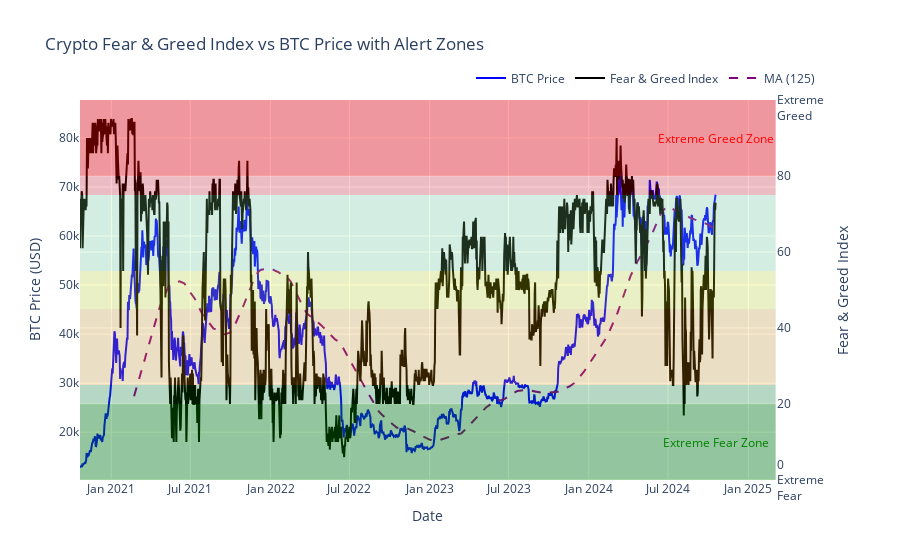

Write notebook code for a chart like this one.
### Code cell
fig = plot_data_with_fear_greed_alerts(merged_bitcoin_fg_df, "BTC")
fig.show()

### Figure 1 — Plotly figure (JSON) as saved in the notebook; plotly's stock layout.template omitted (floating-point values rounded to 4 significant figures; data arrays with more than 128 entries replaced by an {"elided": "..."} marker saying what was removed)
{"data": [{"line": {"color": "blue"}, "name": "BTC Price", "type": "scatter", "x": {"elided": "1459 str values"}, "xaxis": "x", "y": {"elided": "1459 float values"}, "yaxis": "y"}, {"line": {"color": "black", "width": 2}, "name": "Fear & Greed Index", "type": "scatter", "x": {"elided": "1459 str values"}, "xaxis": "x", "y": {"elided": "1459 int values"}, "yaxis": "y2"}, {"line": {"color": "purple", "dash": "dash", "width": 2}, "name": "MA (125)", "type": "scatter", "x": {"elided": "1459 str values"}, "xaxis": "x", "y": {"elided": "1459 float values"}, "yaxis": "y"}], "layout": {"annotations": [{"font": {"color": "green"}, "showarrow": false, "text": "Extreme Fear Zone", "x": "2024-10-18T00:00:00", "y": 10, "yref": "y2"}, {"font": {"color": "red"}, "showarrow": false, "text": "Extreme Greed Zone", "x": "2024-10-18T00:00:00", "y": 90, "yref": "y2"}], "hovermode": "x unified", "legend": {"orientation": "h", "x": 1, "xanchor": "right", "y": 1.02, "yanchor": "bottom"}, "shapes": [{"fillcolor": "green", "line": {"width": 0}, "opacity": 0.2, "type": "rect", "x0": 0, "x1": 1, "xref": "x domain", "y0": 0, "y1": 25, "yref": "y2"}, {"fillcolor": "orange", "line": {"width": 0}, "opacity": 0.2, "type": "rect", "x0": 0, "x1": 1, "xref": "x domain", "y0": 25, "y1": 45, "yref": "y2"}, {"fillcolor": "yellow", "line": {"width": 0}, "opacity": 0.2, "type": "rect", "x0": 0, "x1": 1, "xref": "x domain", "y0": 45, "y1": 55, "yref": "y2"}, {"fillcolor": "lightgreen", "line": {"width": 0}, "opacity": 0.2, "type": "rect", "x0": 0, "x1": 1, "xref": "x domain", "y0": 55, "y1": 75, "yref": "y2"}, {"fillcolor": "red", "line": {"width": 0}, "opacity": 0.2, "type": "rect", "x0": 0, "x1": 1, "xref": "x domain", "y0": 75, "y1": 100, "yref": "y2"}, {"fillcolor": "green", "line": {"width": 0}, "opacity": 0.2, "type": "rect", "x0": 0, "x1": 1, "xref": "x domain", "y0": 0, "y1": 20, "yref": "y2"}, {"fillcolor": "red", "line": {"width": 0}, "opacity": 0.2, "type": "rect", "x0": 0, "x1": 1, "xref": "x domain", "y0": 80, "y1": 100, "yref": "y2"}], "title": {"text": "Crypto Fear & Greed Index vs BTC Price with Alert Zones"}, "xaxis": {"anchor": "y", "domain": [0, 0.94], "title": {"text": "Date"}}, "yaxis": {"anchor": "x", "domain": [0, 1], "range": [10250.0, 87740.0], "title": {"text": "BTC Price (USD)"}}, "yaxis2": {"anchor": "x", "overlaying": "y", "range": [0, 100], "side": "right", "ticktext": ["0<br>Extreme<br>Fear", "20", "40", "60", "80", "100<br>Extreme<br>Greed"], "tickvals": [0, 20, 40, 60, 80, 100], "title": {"text": "Fear & Greed Index"}}}}
